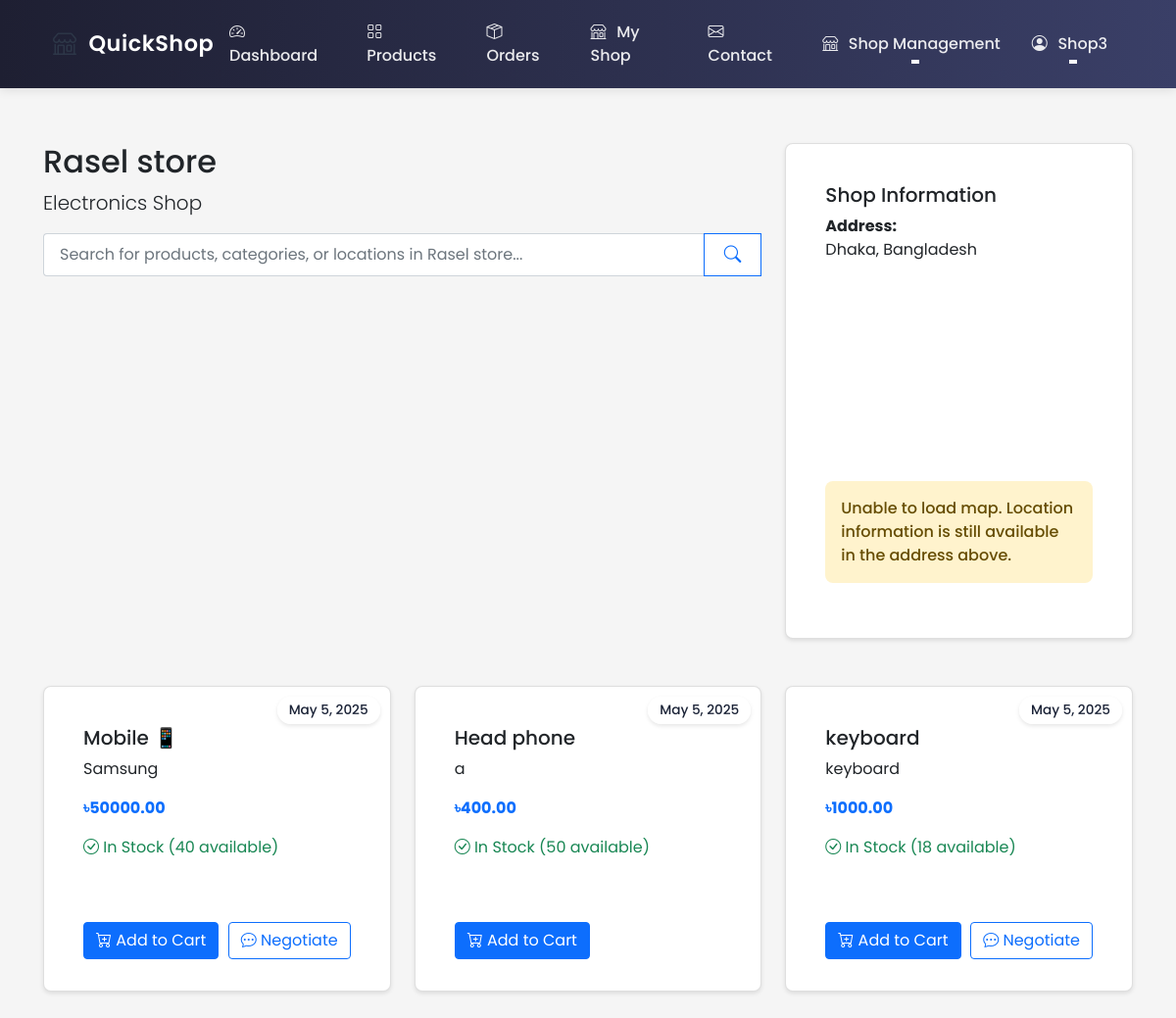
Page /shop/2 (signed in) on the earlier database version.
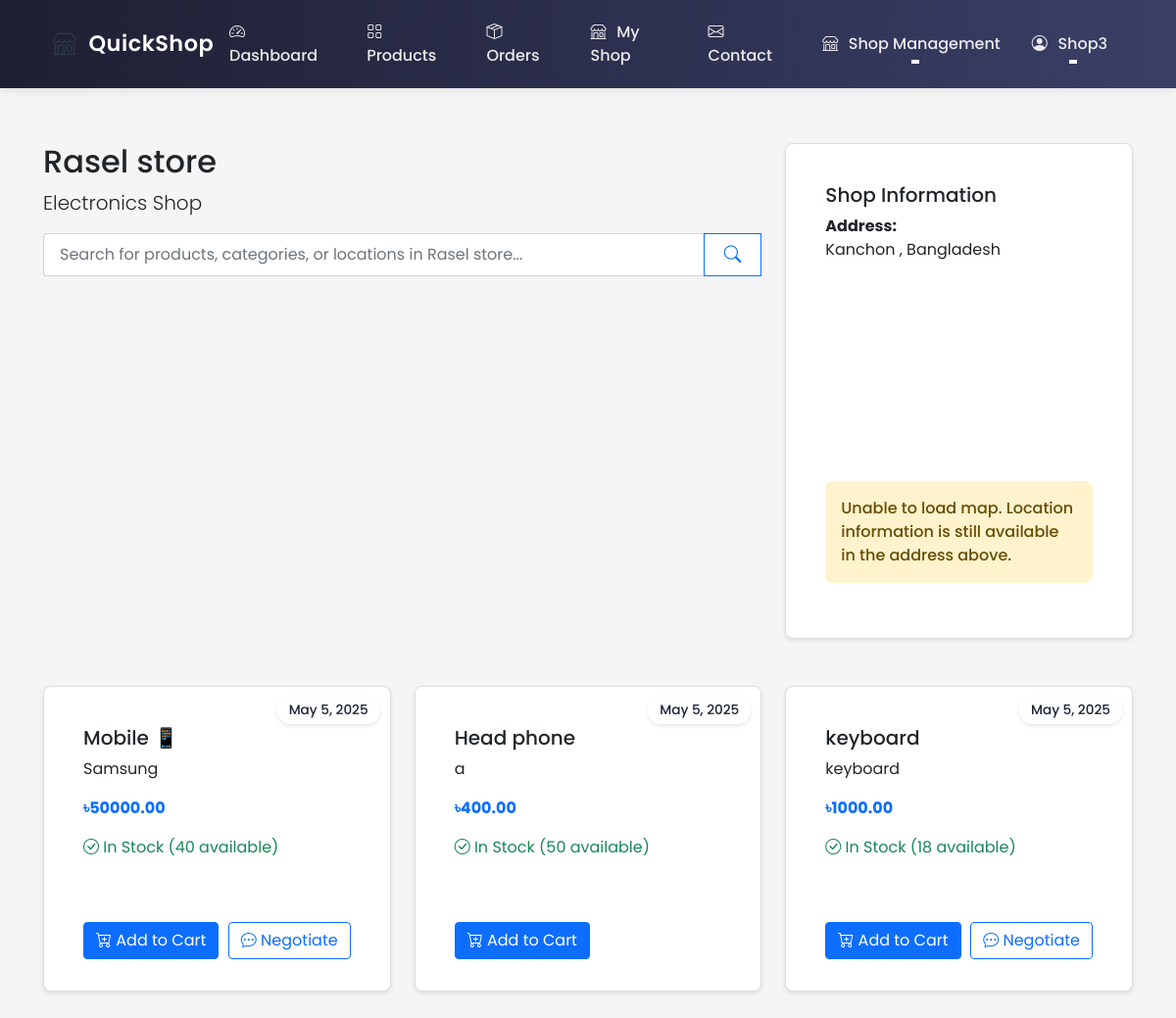
Same page on the later database version.
### ecommerce/models/shop.py (models this page shows, shortened)
class Shop(db.Model):
    id = db.Column(db.Integer, primary_key=True)
    name = db.Column(db.String(100), nullable=False)
    description = db.Column(db.Text)
    about = db.Column(db.Text)  # New field for shop-specific About content
    owner_id = db.Column(db.Integer, db.ForeignKey('user.id'), nullable=False)
    location_lat = db.Column(db.Float, nullable=False)
    location_lng = db.Column(db.Float, nullable=False)
    address = db.Column(db.String(200), nullable=False)
    phone = db.Column(db.String(20))
    email = db.Column(db.String(120))
    website = db.Column(db.String(200))
    business_hours = db.Column(db.Text)  # Stored as JSON string
    created_at = db.Column(db.DateTime, default=datetime.utcnow)
    is_active = db.Column(db.Boolean, default=True)
    products = db.relationship('Product', backref='shop', lazy=True)
    orders = db.relationship('Order', backref='shop', lazy=True)

### ecommerce/routes/shop.py (the view)
@shop_bp.route('/<int:shop_id>')
def view(shop_id):
    shop = Shop.query.get_or_404(shop_id)
    return render_template('shop/view.html', shop=shop)

### ecommerce/models/shop.py (called while the page is built)
    def is_negotiable(self):
        return self.min_price is not None and self.min_price < self.price

### ecommerce/templates/shop/view.html (shortened to what this page needs)
{% extends "base.html" %}
{% block content %}
<div class="container mt-4">
    <div class="row mb-4">
        <div class="col-md-8">
            <h2>{{ shop.name }}</h2>
            <p class="lead">{{ shop.description }}</p>
            <form class="search-form mb-4" action="{{ url_for('main.search') }}" method="GET">
                <div class="input-group">
                    <input class="form-control search-input" type="search" name="q"
                           placeholder="Search for products, categories, or locations in {{ shop.name }}..."
                           value="{{ request.args.get('q', '') }}"
                           aria-label="Search" autocomplete="off">
                    <button class="btn btn-outline-primary" type="submit">
                        <i class="bi bi-search"></i>
                    </button>
                </div>
            </form>
        </div>
        <div class="col-md-4">
            <div class="card">
                <div class="card-body">
                    <h5 class="card-title">Shop Information</h5>
                    <p><strong>Address:</strong><br>
                    {{ shop.address }}</p>
                    <div id="map" style="height: 200px;"></div>
                    <div id="mapError" class="alert alert-warning mt-2" style="display: none;">
                        Unable to load map. Location information is still available in the address above.
                    </div>
                </div>
            </div>
        </div>
    </div>
    <div class="row">
        {% for product in shop.products %}
            <div class="col-md-4 mb-4">
                <div class="card h-100 product-card">
                    <span class="date-badge">May 5, 2025</span>
                    <div class="card-body">
                        <h5 class="card-title">{{ product.name }}</h5>
                        <p class="card-text">{{ product.description[:100] }}{% if product.description|length > 100 %}...{% endif %}</p>
                        <p class="card-text">
                            <strong class="text-primary">৳{{ "%.2f"|format(product.price) }}</strong>
                        </p>
                        {% if product.stock > 0 %}
                            <p class="text-success">
                                <i class="bi bi-check-circle"></i> In Stock ({{ product.stock }} available)
                            </p>
                        {% else %}
                            <p class="text-danger">
                                <i class="bi bi-x-circle"></i> Out of Stock
                            </p>
                        {% endif %}
                    </div>
                    <div class="card-footer bg-transparent border-top-0 d-flex justify-content-between">
                        {% if product.stock > 0 %}
                            <button class="btn btn-primary add-to-cart"
                                    data-product-id="{{ product.id }}"
                                    data-product-name="{{ product.name }}">
                                <i class="bi bi-cart-plus"></i> Add to Cart
                            </button>
                            {% if product.is_negotiable() %}
                                <button class="btn btn-outline-primary negotiate-price"
                                        data-product-id="{{ product.id }}"
                                        data-product-name="{{ product.name }}"
                                        data-price="{{ product.price }}">
                                    <i class="bi bi-chat-dots"></i> Negotiate
                                </button>
                            {% endif %}
                        {% else %}
                            <button class="btn btn-secondary" disabled>Out of Stock</button>
                        {% endif %}
                    </div>
                </div>
            </div>
        {% else %}
            <div class="col-12">
                <div class="alert alert-info">
                    No products available in this shop yet.
                </div>
            </div>
        {% endfor %}
    </div>
</div>
{% endblock %}

Differences in the rows shown:
changed Shop "Rasel store": address "Dhaka, Bangladesh" → "Kanchon , Bangladesh"
